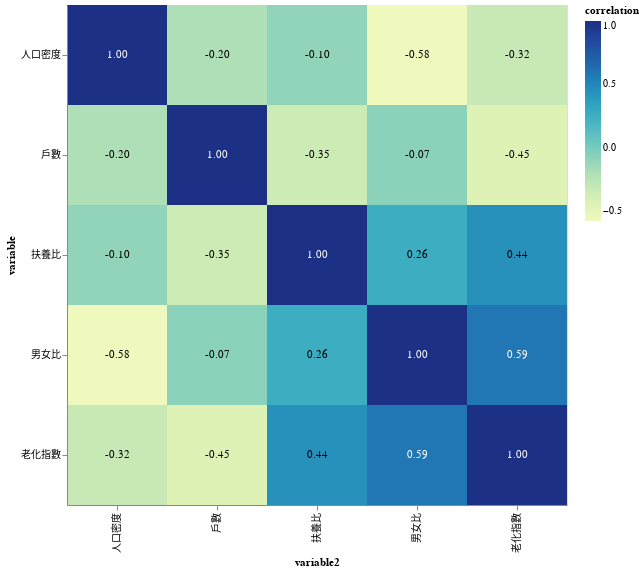

Notebook code for this chart:
### Code cell
base = alt.Chart(df_corr).encode(
    x='variable2:O',
    y='variable:O'    
)

# Text layer with correlation labels
# Colors are for easier readability
text = base.mark_text().encode(
    text='correlation_label',
    color=alt.condition(
        alt.datum.correlation > 0.5, 
        alt.value('white'),
        alt.value('black')
    )
)

# The correlation heatmap itself
cor_plot = base.mark_rect().encode(
    color='correlation:Q'
).properties(
    width = 500,
    height = 500
)

cor_plot + text

### Figure 1 — Vega-Lite specification as saved in the notebook (floating-point values rounded to 4 significant figures)
{"config": {"view": {"continuousWidth": 400, "continuousHeight": 300}}, "layer": [{"mark": "rect", "encoding": {"color": {"field": "correlation", "type": "quantitative"}, "x": {"field": "variable2", "type": "ordinal"}, "y": {"field": "variable", "type": "ordinal"}}, "height": 500, "width": 500}, {"mark": "text", "encoding": {"color": {"condition": {"value": "white", "test": "(datum.correlation > 0.5)"}, "value": "black"}, "text": {"field": "correlation_label", "type": "nominal"}, "x": {"field": "variable2", "type": "ordinal"}, "y": {"field": "variable", "type": "ordinal"}}}], "data": {"name": "data-eae0af3de68acb13135e6ccdf3568440"}, "$schema": "https://vega.github.io/schema/vega-lite/v4.17.0.json", "datasets": {"data-eae0af3de68acb13135e6ccdf3568440": [{"variable": "男女比", "variable2": "男女比", "correlation": 1.0, "correlation_label": "1.00"}, {"variable": "男女比", "variable2": "戶數", "correlation": -0.07061, "correlation_label": "-0.07"}, {"variable": "男女比", "variable2": "人口密度", "correlation": -0.5761, "correlation_label": "-0.58"}, {"variable": "男女比", "variable2": "扶養比", "correlation": 0.2645, "correlation_label": "0.26"}, {"variable": "男女比", "variable2": "老化指數", "correlation": 0.5856, "correlation_label": "0.59"}, {"variable": "戶數", "variable2": "男女比", "correlation": -0.07061, "correlation_label": "-0.07"}, {"variable": "戶數", "variable2": "戶數", "correlation": 1.0, "correlation_label": "1.00"}, {"variable": "戶數", "variable2": "人口密度", "correlation": -0.2016, "correlation_label": "-0.20"}, {"variable": "戶數", "variable2": "扶養比", "correlation": -0.3455, "correlation_label": "-0.35"}, {"variable": "戶數", "variable2": "老化指數", "correlation": -0.4467, "correlation_label": "-0.45"}, {"variable": "人口密度", "variable2": "男女比", "correlation": -0.5761, "correlation_label": "-0.58"}, {"variable": "人口密度", "variable2": "戶數", "correlation": -0.2016, "correlation_label": "-0.20"}, {"variable": "人口密度", "variable2": "人口密度", "correlation": 1.0, "correlation_label": "1.00"}, {"variable": "人口密度", "variable2": "扶養比", "correlation": -0.09729, "correlation_label": "-0.10"}, {"variable": "人口密度", "variable2": "老化指數", "correlation": -0.3198, "correlation_label": "-0.32"}, {"variable": "扶養比", "variable2": "男女比", "correlation": 0.2645, "correlation_label": "0.26"}, {"variable": "扶養比", "variable2": "戶數", "correlation": -0.3455, "correlation_label": "-0.35"}, {"variable": "扶養比", "variable2": "人口密度", "correlation": -0.09729, "correlation_label": "-0.10"}, {"variable": "扶養比", "variable2": "扶養比", "correlation": 1.0, "correlation_label": "1.00"}, {"variable": "扶養比", "variable2": "老化指數", "correlation": 0.4448, "correlation_label": "0.44"}, {"variable": "老化指數", "variable2": "男女比", "correlation": 0.5856, "correlation_label": "0.59"}, {"variable": "老化指數", "variable2": "戶數", "correlation": -0.4467, "correlation_label": "-0.45"}, {"variable": "老化指數", "variable2": "人口密度", "correlation": -0.3198, "correlation_label": "-0.32"}, {"variable": "老化指數", "variable2": "扶養比", "correlation": 0.4448, "correlation_label": "0.44"}, {"variable": "老化指數", "variable2": "老化指數", "correlation": 1.0, "correlation_label": "1.00"}]}}
